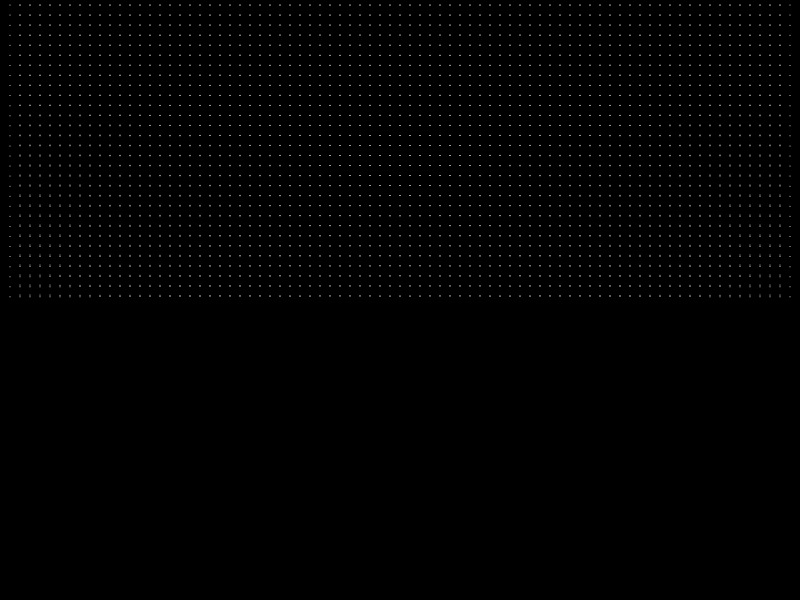
Frame 1 (no input)
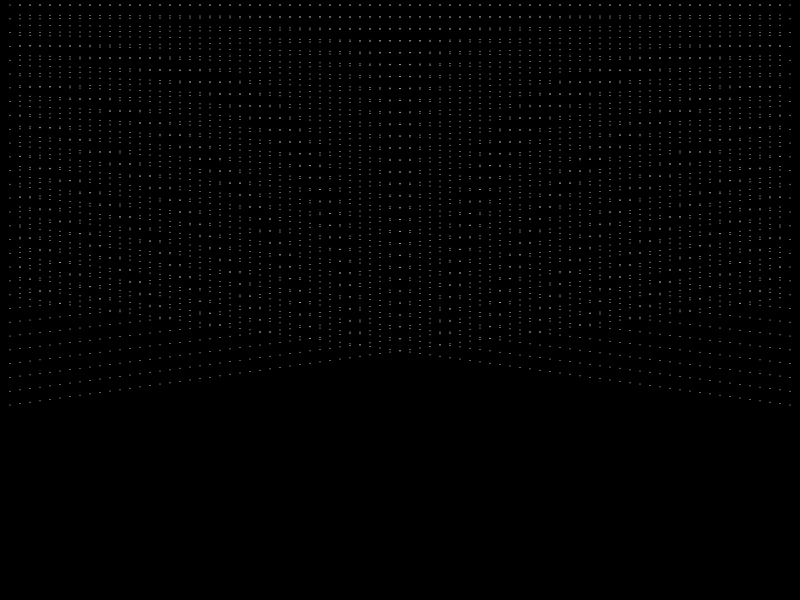
Frame 60 (no input)
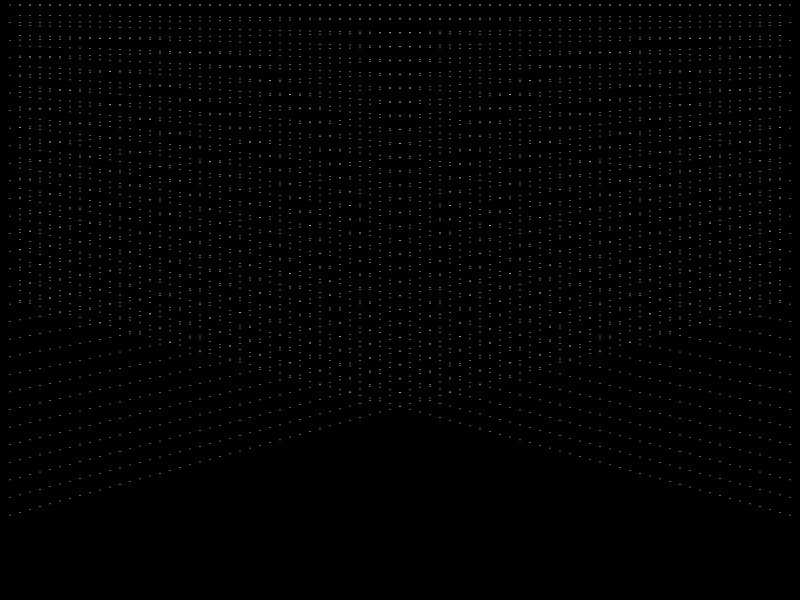
Frame 120 (the mouse pressed at the canvas centre since frame 60)

The p5.js sketch that drew these frames (run headless with seeded random() and noise() and a simulated clock; from frame 60 on, the mouse is pressed at the canvas centre):

// p5.js sketch
// ── sketch.js
/* 
   
   Structure 2 
   
   A grid of points in the top half of the surface. 
   Each point moves downward and returns to the top when it falls off the 
   bottom edge. Beginning in the upper-left, each row and column moves 
   faster than the previous one. The speeds combine so that the point in the 
   upper-left is the slowest and the point in the lower-right is the 
   fastest. Copy and flip the grid across a central vertical axis and 
   display simultaneously. 
   
   Ported to p5.js by Casey Reas
   14 July 2016
   p5.js 0.5.2
 
   Restored by Casey Reas <http://reas.com> 
   22 June 2016 
   Processing v.3.1.1 <http://processing.org> 
 
   Implemented by Casey Reas 
   16 April 2004 
   Processing v.68 <http://processing.org> 
 
*/

var pix = [];

function setup() {
  createCanvas(800, 600);
  frameRate(30);

  for (var i = 0; i < width / 10; i++) {
    for (var j = 0; j < height / 20; j++) {
      pix[i * (height / 20) + j] = new Pixel(i * 10, j * 10, i / 100.0 * j / 100 * 8.0, true);
    }
  }
}

function draw() {
  background(0);
  for (var i = height / 10; i < pix.length; i++) {
    pix[i].update();
    pix[i].display();
  }
}

function Pixel(x, y, speed, curve) {

  this.x = x;
  this.y = y;
  this.speed = speed;
  this.curve = curve;

  this.update = function() {
    this.y += this.speed;
    if (this.y > height) {
      this.y = 0;
    }
  }

  this.display = function() {
    stroke(255);
    point(this.x, this.y + 5);
    point(width - this.x, this.y + 5);
  }

}
